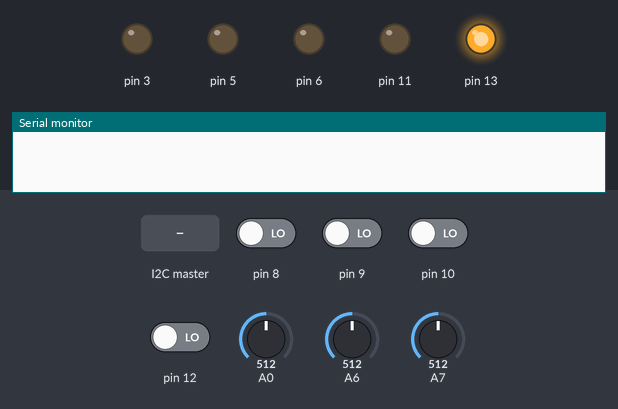
The sketch below on a simulated Arduino Uno, built with avr-gcc and run on an emulated ATmega328P. Parts: output pins drawn as LEDs (lit = HIGH), the last lines printed to the serial monitor. The test bench sets the inputs (shaded band); at power-on: pin 8–10, pin 12 LOW, A0 = 512, A6 = 512, A7 = 512.

Above: at 6.2 s.
6.3 s: the I2C master sends the byte 1
At 6.75 s:
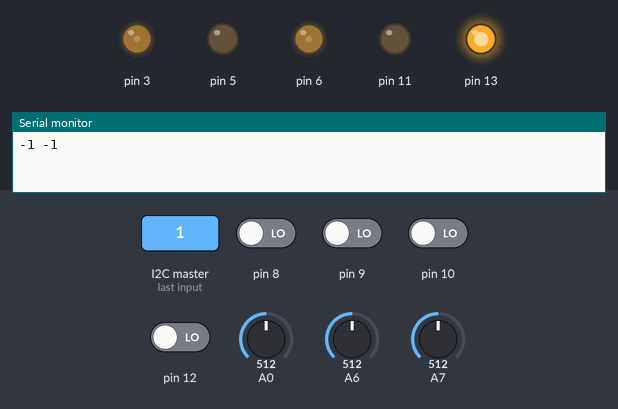
At 9.2 s:
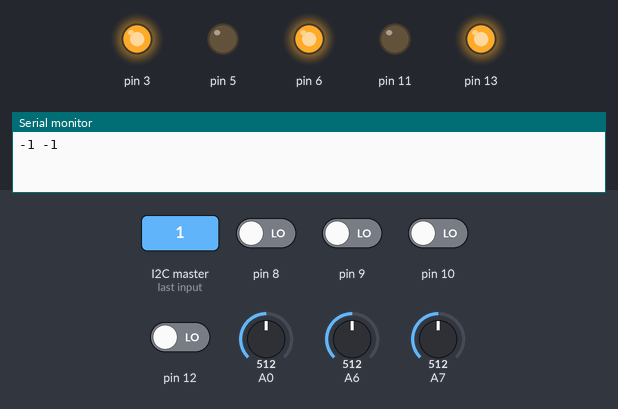
9.3 s: A0 set to 419
10.8 s: A0 set to 401
At 11.7 s:
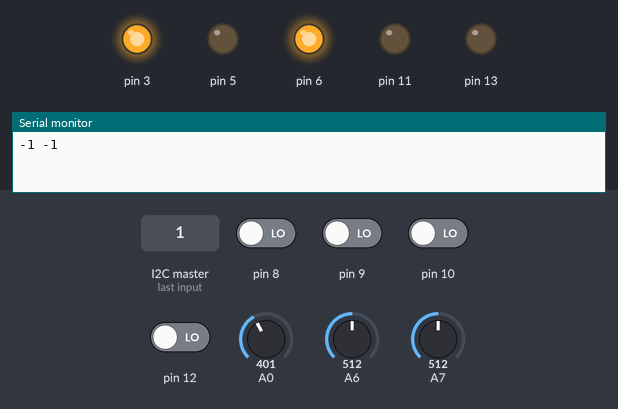
Timing chart, 0 to 14.2 s (numbered marks = the images above; inputs shaded):
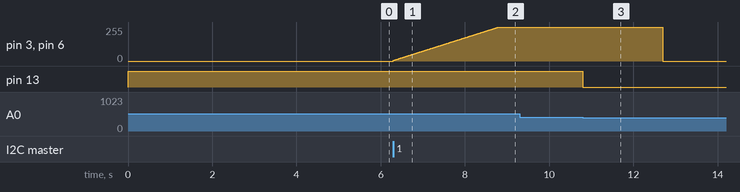

Measured:
- the behaviour switches between 410 and 409 on A0 (found by bisection; images 2 and 3)
- after the input at 6.3 s, pin 3, pin 6: moves from 0/255 to 255/255 over 2.5 s, starting at once
- after the input at 9.3 s, every drawn part: stays the same
- after the input at 10.8 s, pin 13: HIGH → LOW at once

The sketch:

stepresponse.ino
```cpp
#include <avr/io.h>
#include <avr/interrupt.h>    // Needed to use interrupts
#include "IOpins.h"
#include <Wire.h>

#include "WildThumper.h"
#include "Motor.h"
#include "Encoders.h"
#include "Communications.h"

WildThumper WildThumper_board;
Motor MotorLeft;
Motor MotorRight;
int test_speed = -150;
int time_counter = 0;

void setup() {
  Wire.begin(WILDTHUMPER_ADDRESS); // join i2c bus with address wildthumper_address
  Wire.onReceive(receiveEvent); // function that executes whenever data is received from master
  Serial.begin(Brate);

  WildThumper_board.init();
  MotorLeft.init(LmotorA, LmotorB, LmotorC);
  MotorRight.init(RmotorA, RmotorB, RmotorC);

  EncoderSetup();
  delay(5000);

}
void loop() {
  //Serial.println("New loop");
  MotorLeft.set_speed(-getSpeed(LEFT));
  MotorRight.set_speed(getSpeed(RIGHT));

  WildThumper_board.control_state();          //Control battery and maxcurrent

  MotorLeft.lastoverloadtime = WildThumper_board.leftoverload;
  MotorRight.lastoverloadtime = WildThumper_board.rightoverload;
  if(time_counter < 10000) {
  time_counter++;
  }
  else{
    MotorLeft.turn_off();
    MotorRight.turn_off();
    delay(6000);
  }
}
```
